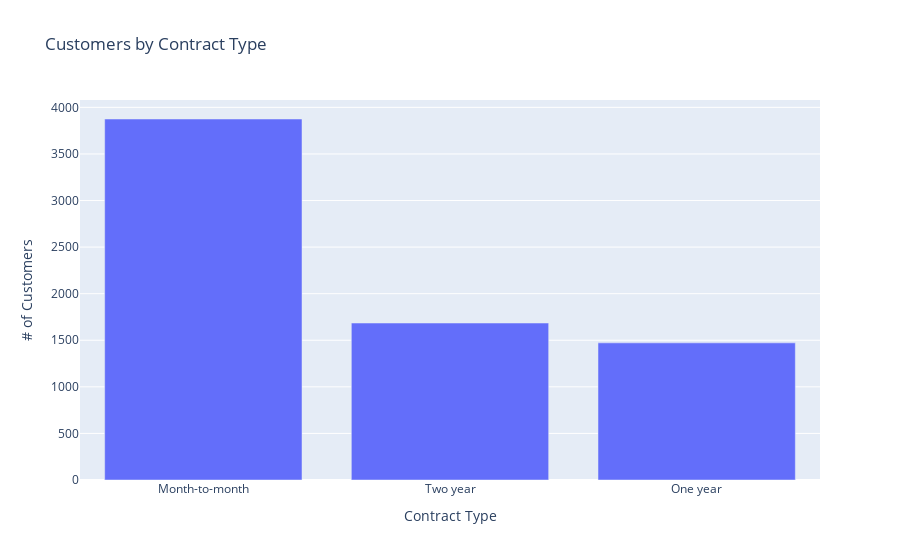

The cell this chart's notebook holds for it:
### Code cell
fig = px.bar(df['Contract'].value_counts(), x=df['Contract'].value_counts().index, y=df['Contract'].value_counts().values, 
             labels={'x': 'Contract Type', 'y': '# of Customers'},
             title='Customers by Contract Type')

fig.update_layout(xaxis=dict(tickmode='array', tickvals=list(range(len(df['Contract'].value_counts().index))),
                             ticktext=df['Contract'].value_counts().index),
                  xaxis_title='Contract Type',
                  yaxis_title='# of Customers')

fig.show()

### Figure 1 — Plotly figure (JSON) as saved in the notebook; plotly's stock layout.template omitted (floating-point values rounded to 4 significant figures)
{"data": [{"alignmentgroup": "True", "hovertemplate": "Contract Type=%{x}<br># of Customers=%{y}<extra></extra>", "legendgroup": "", "marker": {"color": "#636efa", "pattern": {"shape": ""}}, "name": "", "offsetgroup": "", "orientation": "v", "showlegend": false, "textposition": "auto", "type": "bar", "x": ["Month-to-month", "Two year", "One year"], "xaxis": "x", "y": [3875, 1685, 1472], "yaxis": "y"}], "layout": {"barmode": "relative", "legend": {"tracegroupgap": 0}, "title": {"text": "Customers by Contract Type"}, "xaxis": {"anchor": "y", "domain": [0, 1], "tickmode": "array", "ticktext": ["Month-to-month", "Two year", "One year"], "tickvals": [0, 1, 2], "title": {"text": "Contract Type"}}, "yaxis": {"anchor": "x", "domain": [0, 1], "title": {"text": "# of Customers"}}}}
